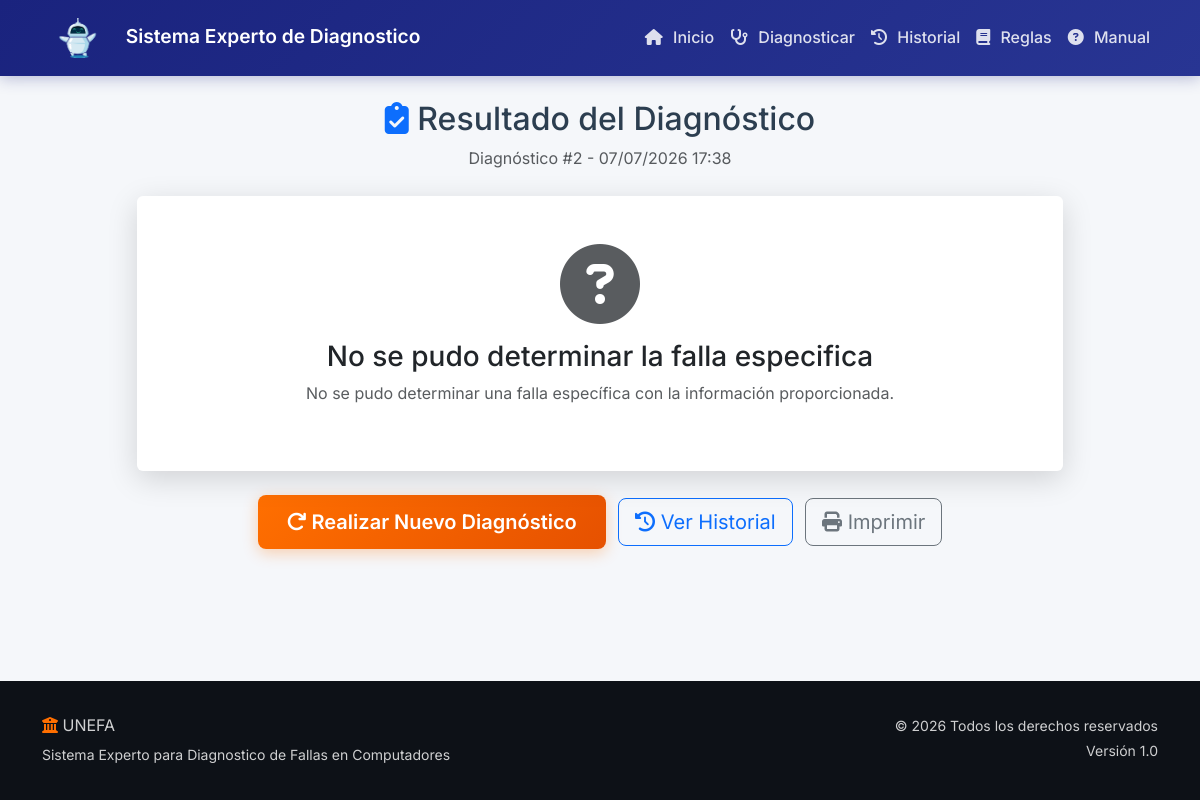
/resultado/2/, run on the app's committed database.
### diagnosticos/models.py (models this page shows, shortened)
class Diagnostico(models.Model):
    ESTADOS = [
        ('en_curso', 'En curso'),
        ('completado', 'Completado'),
        ('cancelado', 'Cancelado'),
    ]
    usuario = models.ForeignKey(User, on_delete=models.SET_NULL, null=True, blank=True, verbose_name='Usuario')
    sesion_id = models.CharField(max_length=100, blank=True, null=True, verbose_name='ID de sesion')
    fecha_inicio = models.DateTimeField(default=timezone.now, verbose_name='Fecha de inicio')
    fecha_fin = models.DateTimeField(null=True, blank=True, verbose_name='Fecha de finalizacion')
    estado = models.CharField(max_length=20, choices=ESTADOS, default='en_curso', verbose_name='Estado')
    sintomas = models.JSONField(default=dict, blank=True, verbose_name='Sintomas reportados')
    diagnostico_final = models.TextField(blank=True, null=True, verbose_name='Diagnostico final')
    falla_encontrada = models.CharField(max_length=100, blank=True, null=True, verbose_name='Falla encontrada')
    recomendaciones = models.JSONField(default=list, blank=True, verbose_name='Recomendaciones')
    reglas_aplicadas = models.JSONField(default=list, blank=True, verbose_name='Reglas aplicadas')
    confianza = models.IntegerField(default=0, verbose_name='Nivel de confianza (%)')
    tiempo_respuesta = models.FloatField(default=0, verbose_name='Tiempo de respuesta (segundos)')
    ip_usuario = models.GenericIPAddressField(blank=True, null=True, verbose_name='IP del usuario')
    class Meta:
        verbose_name = 'Diagnostico'
        verbose_name_plural = 'Diagnosticos'
        ordering = ['-fecha_inicio']

### diagnosticos/views.py (the view)
# urls.py: path('resultado/<int:diagnostico_id>/', views.obtener_resultado, name='resultado'),
def obtener_resultado(request, diagnostico_id):
    diagnostico = get_object_or_404(Diagnostico, id=diagnostico_id)
    falla = base_cono.obtener_falla(diagnostico.falla_encontrada) if diagnostico.falla_encontrada else None
    context = {
        'diagnostico': diagnostico,
        'falla': falla,
        'recomendaciones': diagnostico.recomendaciones or [],
        'reglas_detalle': diagnostico.reglas_aplicadas or [],
    }
    return render(request, 'diagnosticos/resultado.html', context)

### conocimiento/base_conocimiento.py (called while the page is built)
    def obtener_falla(self, falla_id):
        return self.fallas.get(falla_id)

### diagnosticos/templates/diagnosticos/resultado.html (shortened to what this page needs)
{% extends "diagnosticos/base.html" %}
{% load static %}
{% load diagnosticos_tags %}
{% block content %}
<div class="container py-4">
    <div class="row">
        <div class="col-lg-10 mx-auto">
            <div class="resultado-header text-center mb-4 animate-fade-in">
                <h2><i class="fas fa-clipboard-check text-primary"></i> Resultado del Diagnóstico</h2>
                <p class="text-muted">Diagnóstico #{{ diagnostico.id }} - {{ diagnostico.fecha_fin|date:"d/m/Y H:i"|default:"En curso" }}</p>
            </div>
            {% if falla %}
            <div class="card resultado-card mb-4 animate-slide-up">
                <div class="card-body text-center p-5">
                    <div class="resultado-icon mb-3">
                        <i class="fas fa-{{ falla.icono }} fa-5x text-primary"></i>
                    </div>
                    <span class="badge bg-{% if falla.gravedad == 'critico' %}danger{% elif falla.gravedad == 'medio' %}warning{% else %}info{% endif %} mb-3" style="font-size:1rem;">
                        <i class="fas fa-exclamation-triangle"></i> {{ falla.gravedad|upper }}
                    </span>
                    <h3 class="mb-2">{{ falla.nombre }}</h3>
                    <p class="lead text-muted">{{ falla.descripcion }}</p>
                    <div class="row mt-4">
                        <div class="col-md-4 mb-3">
                            <div class="confianza-card">
                                <h5>Nivel de Confianza</h5>
                                <div class="progress" style="height:25px;">
                                    <div class="progress-bar" style="width:{{ diagnostico.confianza }}%;background-color:{{ diagnostico.confianza|porcentaje_a_color }};">
                                        {{ diagnostico.confianza }}%
                                    </div>
                                </div>
                            </div>
                        </div>
                        <div class="col-md-4 mb-3">
                            <div class="confianza-card">
                                <h5>Tiempo de Respuesta</h5>
                                <p class="h4">{{ diagnostico.tiempo_respuesta|floatformat:2 }}s</p>
                            </div>
                        </div>
                        <div class="col-md-4 mb-3">
                            <div class="confianza-card">
                                <h5>Tiempo de Reparación Estimado</h5>
                                <p class="h4">{{ falla.tiempo_reparacion }}</p>
                            </div>
                        </div>
                    </div>
                </div>
            </div>
            <div class="card mb-4 animate-slide-up delay-1">
                <div class="card-header">
                    <h4><i class="fas fa-tools"></i> Recomendaciones para Solucionar</h4>
                </div>
                <div class="card-body">
                    <ol class="recomendaciones-list">
                        {% for rec in recomendaciones %}
                        <li class="mb-2">{{ rec }}</li>
                        {% endfor %}
                    </ol>
                </div>
            </div>
            {% if reglas_detalle %}
            <div class="card mb-4 animate-slide-up delay-2">
                <div class="card-header">
                    <h4><i class="fas fa-gavel"></i> Reglas que Coincidieron</h4>
                </div>
                <div class="card-body">
                    {% for regla in reglas_detalle %}
                    <div class="regla-activada mb-3">
                        <h5><span class="badge bg-primary me-2">{{ regla.id }}</span> {{ regla.nombre }}</h5>
                        {% if regla.explicacion %}
                        <p class="text-muted">{{ regla.explicacion }}</p>
                        {% endif %}
                        {% if regla.acciones %}
                        <p class="mb-1"><strong>Acciones:</strong></p>
                        <ul>
                            {% for accion in regla.acciones %}
                            <li>{{ accion }}</li>
                            {% endfor %}
                        </ul>
                        {% endif %}
                    </div>
                    {% endfor %}
                </div>
            </div>
            {% endif %}
            {% else %}
            <div class="card resultado-card mb-4">
                <div class="card-body text-center p-5">
                    <i class="fas fa-question-circle fa-5x text-muted mb-3"></i>
                    <h3>{{ diagnostico.diagnostico_final|default:"Diagnóstico no disponible" }}</h3>
                    <p class="text-muted">No se pudo determinar una falla específica con la información proporcionada.</p>
                </div>
            </div>
            {% endif %}
            <div class="text-center mb-4">
                <a href="{% url 'iniciar_diagnostico' %}" class="btn btn-primary btn-lg unefa-btn">
                    <i class="fas fa-redo"></i> Realizar Nuevo Diagnóstico
                </a>
                <a href="{% url 'historial' %}" class="btn btn-outline-primary btn-lg ms-2">
                    <i class="fas fa-history"></i> Ver Historial
                </a>
                <button onclick="window.print()" class="btn btn-outline-secondary btn-lg ms-2">
                    <i class="fas fa-print"></i> Imprimir
                </button>
            </div>
        </div>
    </div>
</div>
{% endblock %}

### static/css/style.css (style rules this page uses)
:root { --unefa-primary: #1a237e; --unefa-secondary: #ff6f00; --unefa-accent: #00bcd4; --unefa-bg: #f5f7fa; --unefa-dark: #0d1117; --unefa-card-bg: #ffffff; --unefa-text: #2c3e50; --unefa-text-light: #6c757d; --unefa-border: #e0e0e0; --unefa-shadow: 0 4px 20px rgba(0, 0, 0, 0.08); --unefa-shadow-hover: 0 8px 30px rgba(0, 0, 0, 0.15); --unefa-radius: 12px; --unefa-radius-sm: 8px; --unefa-transition: all 0.3s ease; }
* { margin: 0; padding: 0; box-sizing: border-box; }
body { font-family: 'Inter', 'Segoe UI', sans-serif; background: var(--unefa-bg); color: var(--unefa-text); line-height: 1.6; min-height: 100vh; display: flex; flex-direction: column; }
a { color: var(--unefa-primary); text-decoration: none; transition: var(--unefa-transition); }
.unefa-btn { background: linear-gradient(135deg, var(--unefa-secondary) 0%, #e65100 100%); border: none; color: #fff; font-weight: 600; padding: 0.75rem 1.8rem; border-radius: var(--unefa-radius-sm); transition: var(--unefa-transition); box-shadow: 0 4px 15px rgba(255, 111, 0, 0.3); }
.resultado-card { border: none; box-shadow: var(--unefa-shadow-hover); }

### static/css/responsive.css (style rules this page uses)
@media (min-width: 1200px) { .container { max-width: 1140px; } }

### static/css/animations.css (style rules this page uses)
.animate-fade-in { animation: fadeIn 0.6s ease forwards; }

### data on the page
Diagnostico: id "2", fecha_fin "07/07/2026 17:38", diagnostico_final "No se pudo determinar la falla especifica"
